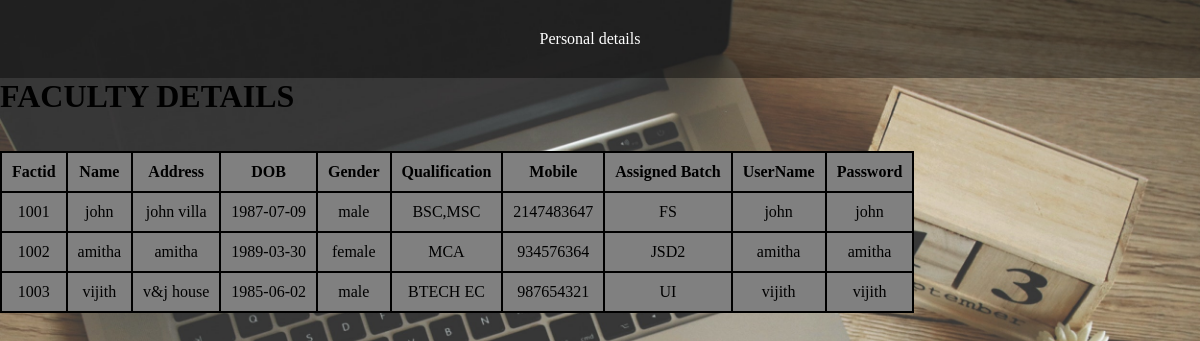
Page /view_faculty.php on the committed database.
### tables this page shows
CREATE TABLE `faculty` (
  `factid` int(11) NOT NULL,
  `name` varchar(30) NOT NULL,
  `address` varchar(30) NOT NULL,
  `dob` date NOT NULL,
  `gender` varchar(10) NOT NULL,
  `qualification` varchar(30) NOT NULL,
  `mobile` int(11) NOT NULL,
  `assigned_batch` varchar(30) NOT NULL,
  `username` varchar(20) NOT NULL,
  `password` varchar(20) NOT NULL
);

### view_faculty.php (the view, shortened to what this page needs)
<!DOCTYPE html>
<html>
	<head>
		<link rel="stylesheet" href="css/style4.css">
	</head>
	<body class="b">
		<div class="menubar">
						<ul>
							<li><a href="view_faculty.php">Personal details</a></li>
						</ul>
					</div>
		<div>
			<h1>FACULTY DETAILS</h1>
			<br><br>
			<table>
				<thead>
					<tr>
						<th>Factid</th>
						<th>Name</th>
						<th>Address</th>
						<th>DOB</th>
						<th>Gender</th>
						<th>Qualification</th>
						<th>Mobile</th>
						<th>Assigned Batch</th>
						<th>UserName</th>
						<th>Password</th>
					</tr>
				</thead>
				<tbody>
					<?php
						require_once ("connect.php");
						$sql="select * from faculty";
						$result=mysqli_query($conn,$sql);
						while($row=mysqli_fetch_assoc($result))
						{
					?>
					<tr>
						<td><?php echo $row['factid'];?></td>
						<td><?php echo $row['name'];?></td>
						<td><?php echo $row['address'];?></td>
						<td><?php echo $row['dob'];?></td>
						<td><?php echo $row['gender'];?></td>
						<td><?php echo $row['qualification'];?></td>
						<td><?php echo $row['mobile'];?></td>
						<td><?php echo $row['assigned_batch'];?></td>
						<td><?php echo $row['username'];?></td>
						<td><?php echo $row['password'];?></td>
					</tr>
						<?php
							}
						?>
				</tbody>
			</table>
		</div>
	</body>
</html>

### css/style4.css (style rules this page uses)
* { margin:0px; padding:0px; box-sizing:border-box; }
.b { background-image:url(../img/1.jpg); background-size:cover; }
.menubar { background-color:rgba(0,0,0,0.4); text-align:center; }
.menubar ul { list-style-type:none; display:inline-flex; margin-right:20px; }
.menubar ul li { padding:20px; margin:10px; text-align:center; }
.menubar ul li a { text-decoration:none; color:white; }

### view_faculty.php (style rules this page uses)
table,td,th { border: 2px solid black;border-collapse: collapse; padding:10px;background-color: grey;text-align: center; }

### rows in the picture
faculty: factid "1001", name "john", address "john villa", dob "1987-07-09", gender "male", qualification "BSC,MSC", mobile "2147483647", assigned_batch "FS", username "john", password "john"
faculty: factid "1002", name "amitha", address "amitha", dob "1989-03-30", gender "female", qualification "MCA", mobile "934576364", assigned_batch "JSD2", username "amitha", password "amitha"
faculty: factid "1003", name "vijith", address "v&j house", dob "1985-06-02", gender "male", qualification "BTECH EC", mobile "987654321", assigned_batch "UI", username "vijith", password "vijith"
